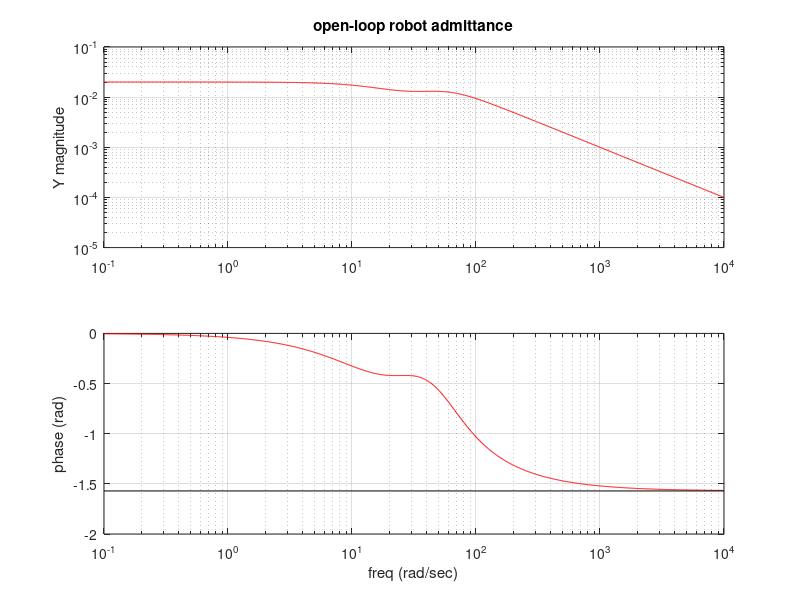
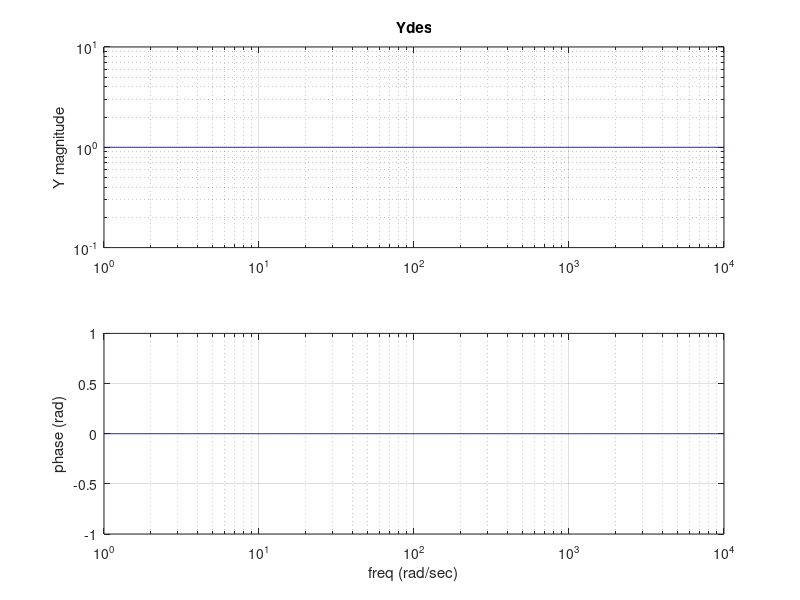
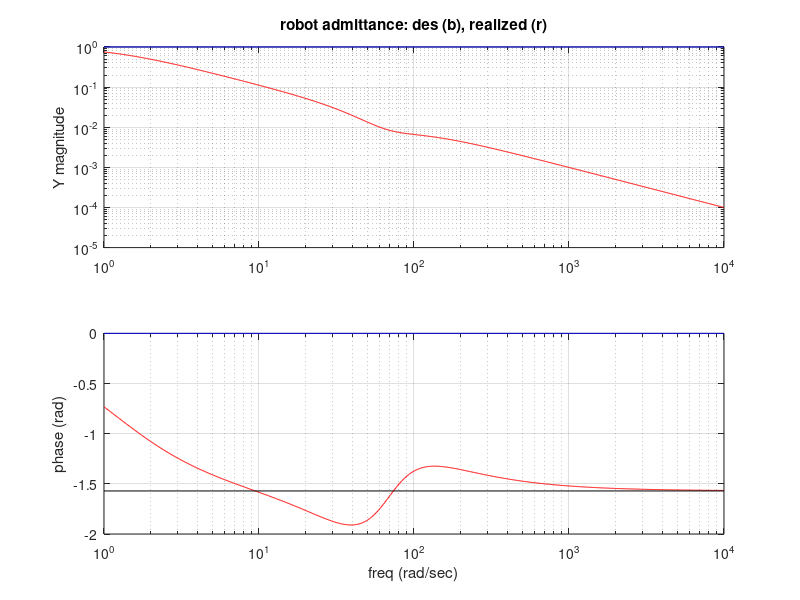
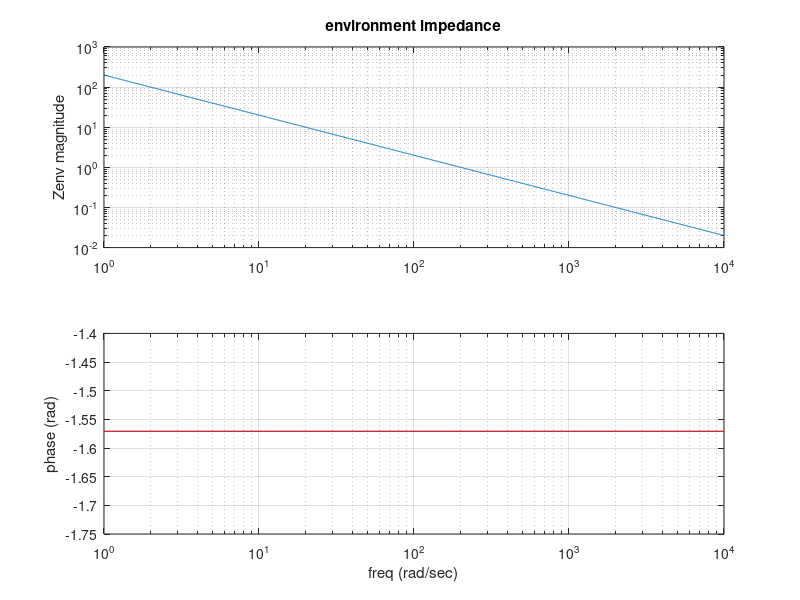

Source code (MATLAB) for these figures, in order:
%passivity analysis of a 1-DOF system
clear all
m1 = 1 %system model: a 1kg mass proximal to actuator
m2 = 1 %and 1kg mass distal from motor
Kt = 1000 %stiffness of transmission
Bt = 50 %damping of transmission
M=[m1,0;0,m2]
omega_n = sqrt(2*Kt/(m1+m2))

Bt_mat = [Bt,-Bt;-Bt,Bt];
Kt_mat = [Kt,-Kt;-Kt,Kt];
B_actuator = 50; %actuator has lots of friction; want to mask this with feedback



Kenv= 200 %100 %120 %200000 %environment model: a spring of this stiffness, N/m

%desired impedance of Bdes and Kdes
%LOWER BDES IS BETTER, implies more responsive closed-loop admittance of the robot
Bdes = 1 %damping of desired admittance
Kdes = 0; %10; %20; %100 %stiffness of desired admittance



%servo controller gains:
Kp = 100%200 %200 %20000  %200
Kv = 40 %40 %3000  %40

npts = 1000;

freq_range = logspace(0,2,npts);
real_pts = zeros(size(freq_range));
mag_pts = zeros(size(freq_range));
phase_pts = zeros(size(freq_range));
i=sqrt(-1);

%compute the open-loop admittance of the uncontrolled robot
freq_range = logspace(-1,4,npts);
real_pts = zeros(size(freq_range));
Ydes_mag_pts = zeros(size(freq_range));
Ydes_phase_pts = zeros(size(freq_range));
Yol_mag_pts = zeros(size(freq_range));
Yol_phase_pts = zeros(size(freq_range));
for k=1:npts
  w=freq_range(k);
    s = 1i*w;
   Z_plant = M*s +Bt_mat + [1;0]*B_actuator*[0,1] +Kt_mat/s; % +Fdbk_mat;   
   B_plant = [0;1];
   v_vec = inv(Z_plant)*B_plant;
    v2 =[0,1]* v_vec;    
   Yol_mag_pts(k) = abs(v2);
   Yol_phase_pts(k) = atan2(imag(v2),real(v2));       
    
  end
figure(1)
clf
subplot(2,1,1)
loglog(freq_range, Yol_mag_pts,'r')
ylabel('Y magnitude')
grid on
hold on
title('open-loop robot admittance')
subplot(2,1,2)
semilogx(freq_range,Yol_phase_pts,'r')
xlabel('freq (rad/sec)')
ylabel('phase (rad)')
grid on
hold on
plot([freq_range(1),freq_range(npts)],[-pi/2,-pi/2],'k')  


%compute and plot Ydes in the frequency domain
%freq_range = logspace(-1,4,npts);
freq_range = logspace(0,4,npts);
real_pts = zeros(size(freq_range));
Ydes_mag_pts = zeros(size(freq_range));
Ydes_phase_pts = zeros(size(freq_range));

for k=1:npts
  w=freq_range(k);
    s = 1i*w;
   Ydes = s/(Bdes*s+Kdes);
   Ydes_mag_pts(k) = abs(Ydes);
   Ydes_phase_pts(k) = atan2(imag(Ydes),real(Ydes));
end

figure(2)
clf
subplot(2,1,1)
loglog(freq_range, Ydes_mag_pts,'b')
ylabel('Y magnitude')
grid on
hold on
title('Ydes')


subplot(2,1,2)
semilogx(freq_range,Ydes_phase_pts,'b')
xlabel('freq (rad/sec)')
ylabel('phase (rad)')
grid on
hold on


%compute the closed-loop admittance:

Ycl_mag_pts = zeros(size(freq_range));
Ycl_phase_pts = zeros(size(freq_range));
Ycl_pts = zeros(size(freq_range));
passive=true;
for k=1:npts
  w=freq_range(k);
    s = 1i*w;
   %Ydes = s/(Bdes*s+Kdes); or simply 1/Bdes if Kdes=0
    %open-loop plant is:
    %Z_plant = M*s +Bt_mat + [1;0]*B_actuator*[0,1] +Kt_mat/s;
    %Z_plant*v = [1;0]u + [0;1]Fe
   Z_plant = M*s +Bt_mat + [1;0]*B_actuator*[0,1] +Kt_mat/s;    

  servo_fdbk_mat = [Kp/s+Kv,0;0,0];
  
   %u = [-Kp/s -Kv,0]v +[Kp,0]*x_cmd
   %x_cmd = (1/s)*Y_des*Fe

   Gf = Kp/(Bdes*s); %at Y_des = 1/Bdes
   Gv = 1/(s^2)*(Kp*Kdes/Bdes)+(Kv + Kp/s);
   % simply Gv = (Kv + Kp/s) for Kdes=0

   %more generally:
   %Gv = (exp(-s*T_D)/(s^2))*(Kp)*J_inv*inv(Bvirt)*(Kvirt)*J + (Kv + Kp/s);

    LHS_mat= Z_plant + [1;0]*(Gv)*[1,0];
    RHS_vec = [0;1]+[Gf;0];    %these terms multiply Fe on the right-hand side of the eqns
    
    %LHS_mat*v = RHS_vec*Fe
    %    Y_cl = [J,0]*inv(Z_sys+(gamma_m*Gv*gamma_m'))*[Gf;1]*J';

    v_vec = inv(LHS_mat)*RHS_vec;
    v2 =[0,1]* v_vec;    
    Ycl_pts(k)=v2;
   Ycl_mag_pts(k) = abs(v2);
   Ycl_phase_pts(k) = atan2(imag(v2),real(v2));      
   if ((Ycl_phase_pts(k)<-pi/2) && (passive))
     passive=false;
     phase_crossover = Ycl_phase_pts(k)
     w_crossover = w
     Ycl_mag_crossover = Ycl_mag_pts(k)
   end
end


figure(3)
clf
subplot(2,1,1)
loglog(freq_range, Ydes_mag_pts,'b')
ylabel('Y magnitude')
grid on
hold on
title('Ydes')


subplot(2,1,2)
semilogx(freq_range,Ydes_phase_pts,'b')
xlabel('freq (rad/sec)')
ylabel('phase (rad)')
grid on
hold on


subplot(2,1,1)
loglog(freq_range, Ycl_mag_pts,'r')
ylabel('Y magnitude')
grid on
hold on
title('robot admittance: des (b), realized (r)')


subplot(2,1,2)
semilogx(freq_range,Ycl_phase_pts,'r')
xlabel('freq (rad/sec)')
ylabel('phase (rad)')
grid on
hold on
plot([freq_range(1),freq_range(npts)],[-pi/2,-pi/2],'k')


%compute impedance of the environment
Ze_mag_pts = zeros(size(freq_range));
Ze_phase_pts = zeros(size(freq_range));
Ze_pts = zeros(size(freq_range));

for k=1:npts
  w=freq_range(k);
    s = 1i*w;
    Ze = Kenv/s;
    Ze_pts(k)=Ze;
   Ze_mag_pts(k) = abs(Ze);
   Ze_phase_pts(k) = atan2(imag(Ze),real(Ze));   
end

figure(4)
clf
subplot(2,1,1)
title('magnitude of Zenv vs freq')
%plot(freq_range,mag_pts)
loglog(freq_range, Ze_mag_pts)
ylabel('Zenv magnitude')
grid on
title('environment impedance')

subplot(2,1,2)
title('Zenv phase')
%plot(freq_range,phase_pts)
semilogx(freq_range,Ze_phase_pts)
xlabel('freq (rad/sec)')
ylabel('phase (rad)')
hold on 
plot([freq_range(1),freq_range(npts)],[-pi/2,-pi/2],'r')
grid on

%compute Ycl*Zenv:
%freq_range = logspace(1,2,npts);
YrZe_mag_pts = zeros(size(freq_range));
YrZe_phase_pts = zeros(size(freq_range));
passive=true;
for k=1:npts
  w=freq_range(k);
    s = 1i*w;
   YclZenv = Ycl_pts(k)*Ze_pts(k);
   mag_pts(k) = abs(YclZenv);
   phase_pts(k) = atan2(imag(YclZenv),real(YclZenv));
   
   if ((YrZe_phase_pts(k)<-pi) && (passive))
     passive=false;
     YrZe_phase_crossover = YrZe_phase_pts(k)
     w_crossover = w
     YrZe_mag_crossover = YrZe_mag_pts(k)
   end
end
figure(5)
clf
subplot(2,1,1)

%plot(freq_range,mag_pts)
loglog(freq_range, mag_pts)
ylabel(' magnitude')
grid on
title("Y of robot times Z of environment")

subplot(2,1,2)
title(' phase')
%plot(freq_range,phase_pts)
semilogx(freq_range,phase_pts)
xlabel('freq (rad/sec)')
ylabel('phase (rad)')
hold on 
plot([freq_range(1),freq_range(npts)],[-pi,-pi],'r')
grid on
%title('environment impedance time Ycl')

%display('hit enter to do simu')
%pause
%simulate the controlled system, no time delay

x1=0.1 %non-zero initial condition
x2=0.1
v1=0
v2=0
x_cmd=0;
v_cmd=0;

dt_sim = 0.0001;
time_vec = 0:dt_sim:5;
[dummy npts_sim]=size(time_vec)

x2_hist=zeros(1,npts_sim);
v2_hist = zeros(1,npts_sim);
Fe_hist = zeros(1,npts_sim);
u_hist = zeros(1,npts_sim);
for k=1:npts_sim
  Fe = -Kenv*x2;
  v_cmd = (1/Bdes)*(Fe-Kdes*x1); %compute velocity that would be consistent w/ Ydes
  x_cmd=x_cmd+v_cmd*dt_sim; %and position consistent w/ Ydes
  
  %servo control:
  u=Kp*(x_cmd-x1)-Kv*v1; %send xdes to the servo controller

  x2_hist(k)=x2;
  Fe_hist(k)=Fe;
  u_hist(k)=u;
  
  %Euler 1-step simulation:
  F_trans = Bt*(v2-v1)+Kt*(x2-x1);
  a1 = (1/m1)*(F_trans+u);
  a2 = (1/m2)*(-F_trans+Fe);
  
  v1=v1+a1*dt_sim; %Euler 1-step numerical integration
  x1=x1+v1*dt_sim;
  v2=v2+a2*dt_sim; 
  x2=x2+v2*dt_sim;  
  
  end

  figure(6)
  clf
  subplot(3,1,1)
  plot(time_vec,x2_hist,'b')
  title('compliance controller response: x2(t)')
  xlabel('time (sec)')
  ylabel('x (m)')
  grid on
  subplot(3,1,2)
  plot(time_vec,Fe_hist,'b')
  title('compliance controller response: Fe(t)')
  xlabel('time (sec)')
  ylabel('F (N)')
  grid on
  subplot(3,1,3)
  plot(time_vec,u_hist,'b')
  title('compliance controller response: u(t)')
  xlabel('time (sec)')
  ylabel('F (N)')
  grid on


